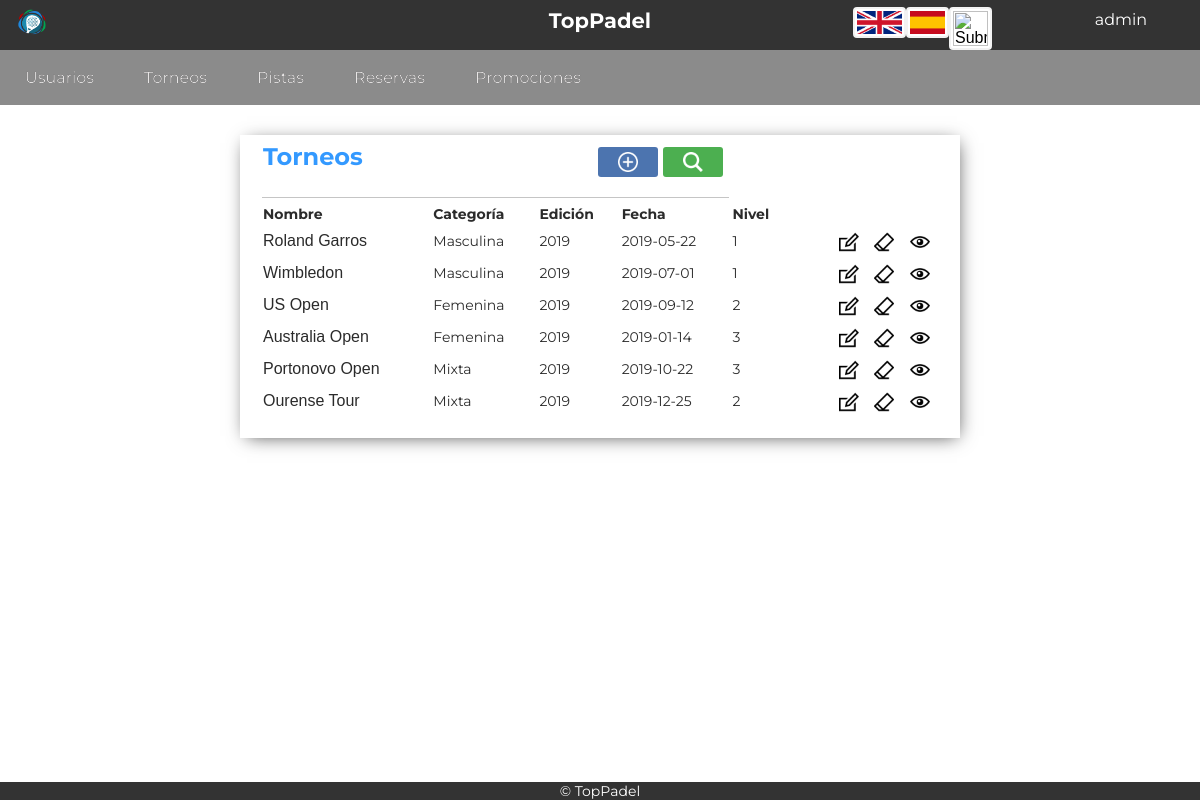
The page /Controllers/Torneos_Controller.php (signed in) on the database its author committed.
### tables this page shows
CREATE TABLE `torneo` (
  `ID_Torneo` tinyint(5) NOT NULL,
  `nombre` varchar(45) NOT NULL,
  `categoria` varchar(15) NOT NULL,
  `fecha` date NOT NULL,
  `edicion` int(5) NOT NULL,
  `nivel` int(5) NOT NULL
);

### Models/Torneos_Model.php (called while the page is built, shortened)
<?php
class Torneos_Model{
	var $ID_Torneo;
	var $nombre;
	var $categoria;
	var $edicion;
	var $fecha;
	var $nivel;
	function __construct ($ID_Torneo,$nombre,$categoria,$edicion,$fecha,$nivel){
		$this -> ID_Torneo = $ID_Torneo;
		$this -> nombre = $nombre;
		$this -> categoria = $categoria;
		$this -> edicion = $edicion;
		$this -> fecha = $fecha;
		$this -> nivel = $nivel;
		include_once 'Access_DB.php';
		$this->mysqli = ConnectDB();
		}
function search(){
	     $sql = "SELECT *
       			FROM torneo
    			WHERE
    				(
    				(`ID_Torneo` LIKE '%$this->ID_Torneo%') &&
	 				(`nombre` LIKE '%$this->nombre%') &&
					(`categoria` LIKE '%$this->categoria%') &&
					(`edicion` LIKE '%$this->edicion%') &&
					(`fecha` LIKE '%$this->fecha%') &&
					(`nivel` LIKE '%$this->nivel%')
    				)";
    if (!($resultado = $this->mysqli->query($sql))){
		return 'Error en la búsqueda';
	}
    else{
		return $resultado;
	}
}
}
?>

### Models/Access_DB.php (called while the page is built)
<?php
function ConnectDB()
{
    $mysqli = new mysqli("localhost", "todolist", "todolist", "todolist");
	if ($mysqli->connect_errno) {
		include './MESSAGE.php';
		new MESSAGE("Fallo al conectar a MySQL: (" . $mysqli->connect_errno . ") " . $mysqli->connect_error, './index.php');
		return false;
	}
	else{
		return $mysqli;
	}
}
?>

### Views/Torneos_SHOWALL_Admin_View.php (the view, shortened to what this page needs)
<?php
include_once '../Views/Header.php';
 class Torneos_SHOWALL_Admin{
	var $datos;
	function __construct($datos,$enlace){
		$this -> datos = $datos;
		$this -> mostrar();
	}
	function mostrar(){
?>
	<div class="showall">
		<table class="showAllUsers">
			<tr><th class="title" colspan="4"><?php echo $strings['Torneos']; ?>
			<form class="tableActions" action="../Controllers/Torneos_Controller.php" method="">
			<button class="buscar-little" name="action" value="Confirmar_SEARCH1" type="submit"></button>
			<button class="anadir-little"  name="action" value="Confirmar_ADD" type="submit"></button>
			</form></th></tr>
			<tr>
				<th><?php echo $strings['Nombre']; ?></th>
				<th><?php echo $strings['Categoria']; ?></th>
				<th><?php echo $strings['Edicion']; ?></th>
				<th><?php echo $strings['Fecha']; ?></th>
				<th><?php echo $strings['Nivel']; ?></th>
				<th></th>
			</tr>
		<?php
			while($fila = $this ->datos->fetch_array()){
		?>
			<tr>
				<form action="../Controllers/Torneos_Controller.php" method="post" name="action" >
					<td><button class="tarea" name="action" value="Confirmar_SHOWTORNEO"><?php echo $fila['nombre']; ?></button></td>
					<td><?php echo $fila['categoria']; ?></td>
					<td><?php echo $fila['edicion']; ?></td>
					<td><?php echo $fila['fecha']; ?></td>
					<td><?php echo $fila['nivel']; ?></td>
					<td style="text-align:right">
						<button class="editar" name="action" value="Confirmar_EDIT" type="submit"></button>
						<button class="borrar" name="action" value="Confirmar_DELETE1" type="submit"></button>
						<button class="add" name="action" value="Confirmar_SHOWCURRENT" type="submit"></button>
					</td>
				</form>
			</tr>
		<?php
			}
		?>
		</table>
	</div>
<?php
    }
}
?>
<footer>
	<?php include '../Views/Footer.php'; ?>
</footer>

### Views/css/style.css (style rules this page uses)
form { font-size:14px; color:#2b2b2b; width:50%; margin-left:auto; margin-right:auto; margin-top:50px; padding: 20px 40px 20px 20px; box-shadow: 2px 3px 18px -5px rgba(0,0,0,0.75); }
.showAllUsers { font-size:14px; color:#2b2b2b; width:60%; margin-left:auto; margin-right:auto; margin-top:30px; margin-bottom: 35px; padding: 0px 20px 20px 20px; box-shadow: 2px 3px 18px -5px rgba(0,0,0,0.75); }
.title { text-align:left; font-size:24px; font-weight:bold; border-bottom: 1px solid rgba(114, 114, 114, 0.411); color:#39F; padding-bottom: 20px; }
th { padding-top: 5px; text-align: left; }
button { background-size: 20px 20px; background-position: center; background-repeat: no-repeat; margin-top: 25px; margin-right: 30px; border: none; color: white; padding: 20px 35px; text-align: center; font-size: 16px; cursor: pointer; border-radius: 3px; background-color:green; }
.buscar-little { vertical-align: text-bottom; float: right; margin-top: 5px; margin-right: 5px; padding: 15px 30px; background-image: url(../img/buscar.png); background-color: #4CAF50; }
.anadir-little { vertical-align: text-bottom; float: right; margin-top: 5px; margin-right: 5px; padding: 15px 30px; background-image: url(../img/anadir.png); background-color: rgb(76, 116, 175); }
.editar { background-image: url(../img/editar.png); background-color: Transparent; background-repeat:no-repeat; border: none; cursor:pointer; overflow: hidden; outline:none; margin-top: 5px; margin-right: 2px; padding: 10px 15px; margin-bottom: 3px; }
.borrar { background-image: url(../img/borrar.png); background-color: Transparent; background-repeat:no-repeat; border: none; cursor:pointer; overflow: hidden; outline:none; margin-top: 5px; margin-right: 2px; padding: 10px 15px; margin-bottom: 3px; }
.add { background-image: url(../img/ver.png); background-color: Transparent; background-repeat:no-repeat; border: none; cursor:pointer; overflow: hidden; outline:none; margin-top: 5px; margin-right: 2px; padding: 10px 15px; margin-bottom: 3px; }
.tableActions { display: contents; }
.tarea { background-color: transparent; padding: 0; margin: 0; color:#2b2b2b; }

### rows shown on the page
torneo: nombre "Roland Garros", categoria "Masculina", edicion "2019", fecha "2019-05-22", nivel "1"
torneo: nombre "Wimbledon", categoria "Masculina", edicion "2019", fecha "2019-07-01", nivel "1"
torneo: nombre "US Open", categoria "Femenina", edicion "2019", fecha "2019-09-12", nivel "2"
torneo: nombre "Australia Open", categoria "Femenina", edicion "2019", fecha "2019-01-14", nivel "3"
torneo: nombre "Portonovo Open", categoria "Mixta", edicion "2019", fecha "2019-10-22", nivel "3"
torneo: nombre "Ourense Tour", categoria "Mixta", edicion "2019", fecha "2019-12-25", nivel "2"

### other values the page prints
$_SESSION['login'] "admin"
$strings['Usuarios'] "Usuarios"
$strings['Torneos'] "Torneos"
$strings['Pistas'] "Pistas"
$strings['Reservas'] "Reservas"
$strings['Promociones'] "Promociones"
$strings['Nombre'] "Nombre"
$strings['Categoria'] "Categoría"
$strings['Edicion'] "Edición"
$strings['Fecha'] "Fecha"
$strings['Nivel'] "Nivel"
